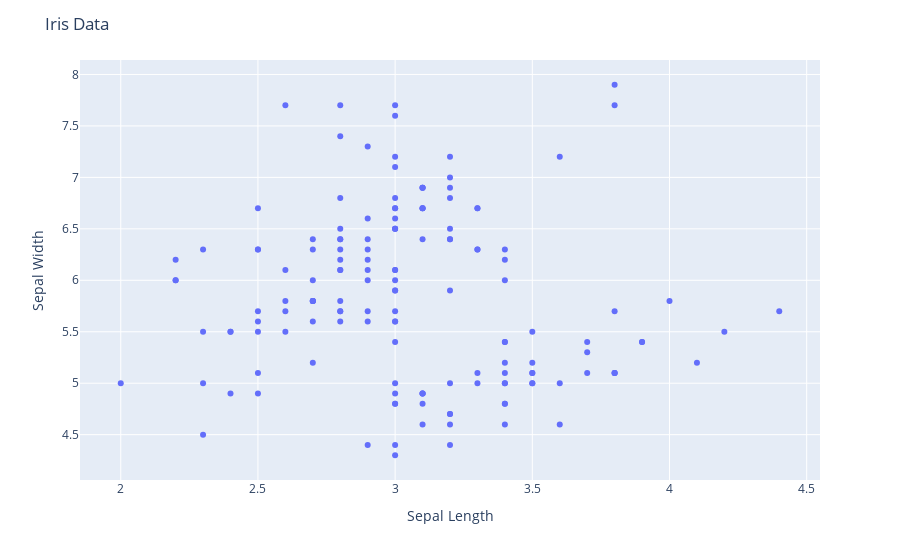

Notebook code cell kept with this figure:
### Code cell
# 3. Створіть графік за допомогою бібліотеки Plotly (scatter plot) для даних 
# ірисів (iris dataset), де:
# Вісь X (x-axis) відповідає ширині чашелистика (sepal width).
# Вісь Y (y-axis) відповідає довжині чашелистика (sepal length).
# Кожен пункт на графіку має розмір, який залежить від довжини 
# пелюстки (petal length).
# Кожен пункт на графіку має різний колір в залежності від виду 
# (species).
# При наведенні на пункт повинні відображатися додаткові дані, такі як 
# ширина пелюстки (petal width)

df = px.data.iris()

fig = px.scatter(df, x="sepal_width", y="sepal_length")
fig.update_layout(
    title="Iris Data",
    xaxis_title="Sepal Length",
    yaxis_title="Sepal Width",
)
fig.show()

### Figure 1 — Plotly figure (JSON) as saved in the notebook; plotly's stock layout.template omitted (floating-point values rounded to 4 significant figures; data arrays with more than 128 entries replaced by an {"elided": "..."} marker saying what was removed)
{"data": [{"hovertemplate": "sepal_width=%{x}<br>sepal_length=%{y}<extra></extra>", "legendgroup": "", "marker": {"color": "#636efa", "symbol": "circle"}, "mode": "markers", "name": "", "orientation": "v", "showlegend": false, "type": "scatter", "x": {"elided": "150 float values"}, "xaxis": "x", "y": {"elided": "150 float values"}, "yaxis": "y"}], "layout": {"autosize": true, "legend": {"tracegroupgap": 0}, "margin": {"t": 60}, "title": {"text": "Iris Data"}, "xaxis": {"anchor": "y", "autorange": true, "domain": [0, 1], "range": [1.855, 4.545], "title": {"text": "Sepal Length"}, "type": "linear"}, "yaxis": {"anchor": "x", "autorange": true, "domain": [0, 1], "range": [4.021, 8.179], "title": {"text": "Sepal Width"}, "type": "linear"}}}
